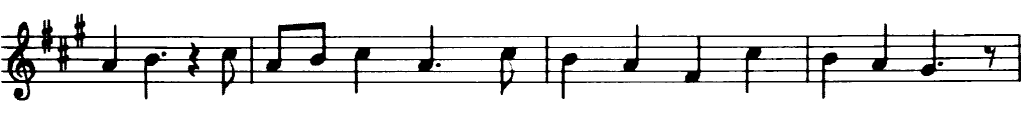
#> input picture data/src_music.png, 1024 x 134 px, found by its file name
$ jupyter execute 'Test with opencv.ipynb'   (shell and % lines are left out)   (older library calls are emulated)
#> lines starting #> are read from the running program, lines starting #| are printed output that depends on the picture; after the words box and inside, x2 and y2 are one past the last pixel; in counts of white or black regions, pixels touching at a corner belong together
[cell 1]
import numpy as np
import sys
import cv2 as cv

[cell 2]
def show_wait_destroy(winname, img):
    cv.imshow(winname, img)
    cv.moveWindow(winname, 500, 0)
    cv.waitKey(0)
    cv.destroyWindow(winname)

def main(argv): # [load_image]
    # [6 lines of commented-out code are left out]
    src = cv.imread(argv[0], cv.IMREAD_COLOR)
#> src is the input picture: shape (134, 1024, 3); min 0, max 255, mean 229.4
    # Check if image is loaded fine
    if src is None:
        print ('Error opening image: ' + argv[0])
        return -1
    print("_LXFVnfjlvnfjvn dafljn dafljvn dafjvnladfnv dafjn", argv[0])
    # Show source image
    cv.imshow("src", src)
    return
    # [load_image]
    # [gray]
    # Transform source image to gray if it is not already
    if len(src.shape) != 2:
        gray = cv.cvtColor(src, cv.COLOR_BGR2GRAY)
    else:
        gray = src

    # Show gray image
    show_wait_destroy("gray", gray)
    # [gray]
    # [bin]
    # Apply adaptiveThreshold at the bitwise_not of gray, notice the ~ symbol
    gray = cv.bitwise_not(gray)
    bw = cv.adaptiveThreshold(gray, 255, cv.ADAPTIVE_THRESH_MEAN_C, \
                                cv.THRESH_BINARY, 15, -2)
    # Show binary image
    show_wait_destroy("binary", bw)
    # [bin]
    # [init]
    # Create the images that will use to extract the horizontal and vertical lines
    horizontal = np.copy(bw)
    vertical = np.copy(bw)
    # [init]
    # [horiz]
    # Specify size on horizontal axis
    cols = horizontal.shape[1]
    horizontal_size = cols // 30
    # Create structure element for extracting horizontal lines through morphology operations
    horizontalStructure = cv.getStructuringElement(cv.MORPH_RECT, (horizontal_size, 1))
    # Apply morphology operations
    horizontal = cv.erode(horizontal, horizontalStructure)
    horizontal = cv.dilate(horizontal, horizontalStructure)
    # Show extracted horizontal lines
    show_wait_destroy("horizontal", horizontal)
    # [horiz]
    # [vert]
    # Specify size on vertical axis
    rows = vertical.shape[0]
    verticalsize = rows // 30
    # Create structure element for extracting vertical lines through morphology operations
    verticalStructure = cv.getStructuringElement(cv.MORPH_RECT, (1, verticalsize))
    # Apply morphology operations
    vertical = cv.erode(vertical, verticalStructure)
    vertical = cv.dilate(vertical, verticalStructure)
    # Show extracted vertical lines
    show_wait_destroy("vertical", vertical)
    # [vert]
    # [smooth]
    # Inverse vertical image
    vertical = cv.bitwise_not(vertical)
    show_wait_destroy("vertical_bit", vertical)
    '''
    Extract edges and smooth image according to the logic
    1. extract edges
    2. dilate(edges)
    3. src.copyTo(smooth)
    4. blur smooth img
    5. smooth.copyTo(src, edges)
    '''
    # Step 1
    edges = cv.adaptiveThreshold(vertical, 255, cv.ADAPTIVE_THRESH_MEAN_C, \
                                cv.THRESH_BINARY, 3, -2)
    show_wait_destroy("edges", edges)
    # Step 2
    kernel = np.ones((2, 2), np.uint8)
    edges = cv.dilate(edges, kernel)
    show_wait_destroy("dilate", edges)
    # Step 3
    smooth = np.copy(vertical)
    # Step 4
    smooth = cv.blur(smooth, (2, 2))
    # Step 5
    (rows, cols) = np.where(edges != 0)
    vertical[rows, cols] = smooth[rows, cols]
    # Show final result
    show_wait_destroy("smooth - final", vertical)
    # [smooth]
    return 0

[cell 3]
if __name__ == "__main__":
    # main(sys.argv[1:])
    main((r"C:\Users\hooge\Documents\GitHub\ras2las\data\src_music.png",""))

[cell 4]
import numpy as np
import cv2

# Read the image and create a blank mask
img = cv2.imread(r"C:\Users\hooge\Documents\GitHub\ras2las\data\graph3.png")
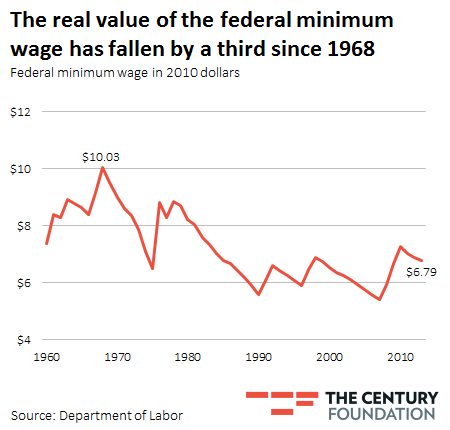
#> input picture data/graph3.png, 450 x 430 px, found by its file name
#> img is the input picture: shape (430, 450, 3); mean B, G, R 242.9, 243.2, 245.3
# img = cv2.imread(r"C:\Users\hooge\Documents\GitHub\ras2las\data\src_music.png")
h,w = img.shape[:2]
#> h = 430; w = 450
mask = np.zeros((h,w), np.uint8)

# Transform to gray colorspace and threshold the image
gray = cv2.cvtColor(img,cv2.COLOR_BGR2GRAY)
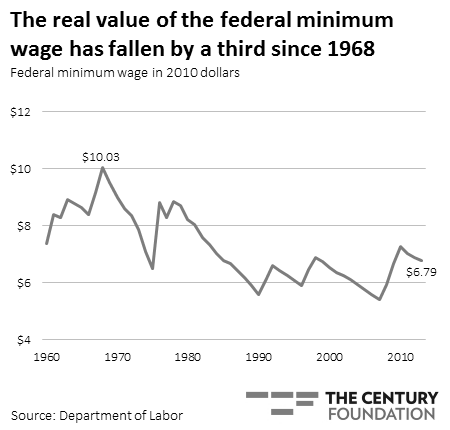
#> gray: shape (430, 450); min 0, max 255, mean 243.8
_, thresh = cv2.threshold(gray,0,255,cv2.THRESH_BINARY_INV+cv2.THRESH_OTSU)
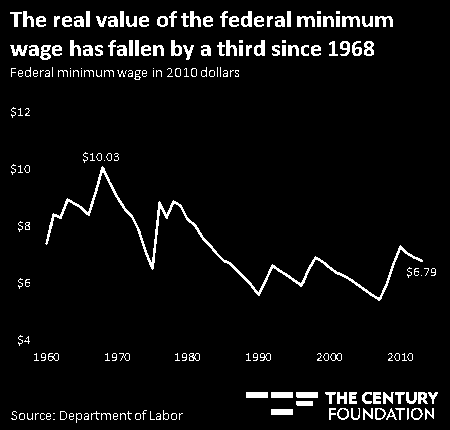
#> thresh: shape (430, 450); 5.3% white; 192 white regions (66 under 20 px)

# Search for contours and select the biggest one and draw it on mask
# _, contours, hierarchy = cv2.findContours(thresh, cv2.RETR_TREE, cv2.CHAIN_APPROX_NONE)
contours, hierarchy = cv2.findContours(thresh, cv2.RETR_TREE, cv2.CHAIN_APPROX_SIMPLE)
#> contours = 271 contours, 129 with area under 20; largest, box (x1, y1, x2, y2) and area: (45, 166, 423, 301) 1284, (254, 40, 265, 56) 110, (241, 11, 252, 27) 110, (171, 40, 182, 56) 109, (364, 41, 374, 56) 107

cnt = max(contours, key=cv2.contourArea)
#> cnt = contour of 788 points, box (x1, y1, x2, y2) (45, 166, 423, 301), area 1284
cv2.drawContours(mask, [cnt], 0, 255, -1)
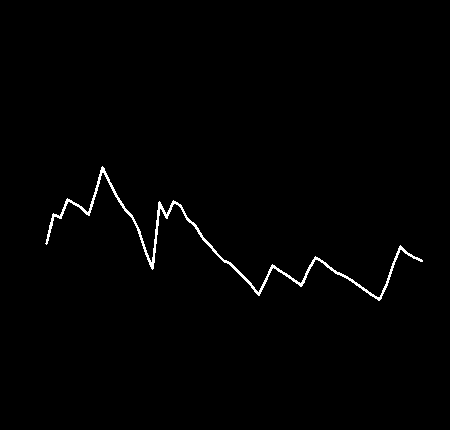
#> mask: shape (430, 450); 0.99% white in thin lines or dots, all inside (x1, y1, x2, y2) = (45, 166, 423, 301)

# Perform a bitwise operation
res = cv2.bitwise_and(img, img, mask=mask)

# Convert black pixels back to white
black = np.where(res==0)
res[black[0], black[1], :] = [255, 255, 255]
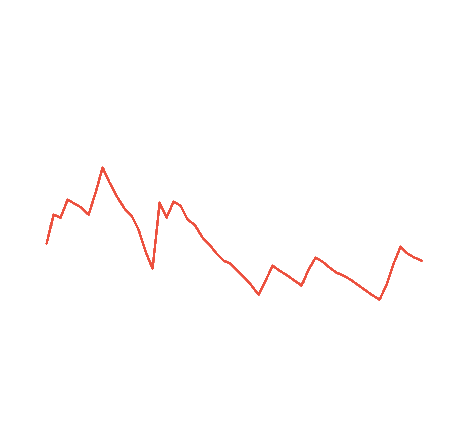
#> res: shape (430, 450, 3); mean B, G, R 253.2, 253.3, 254.8

# Display the image
cv2.imshow('img', res)
cv2.waitKey(0)
cv2.destroyAllWindows()
